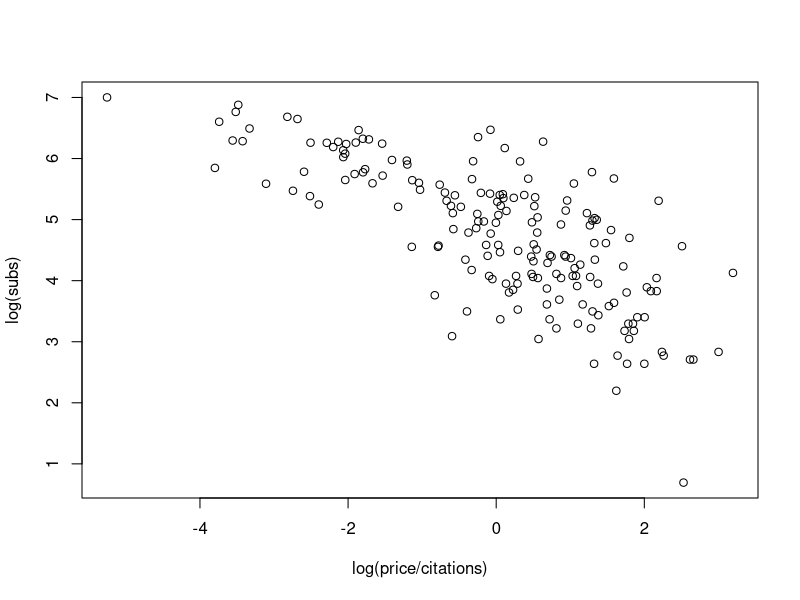
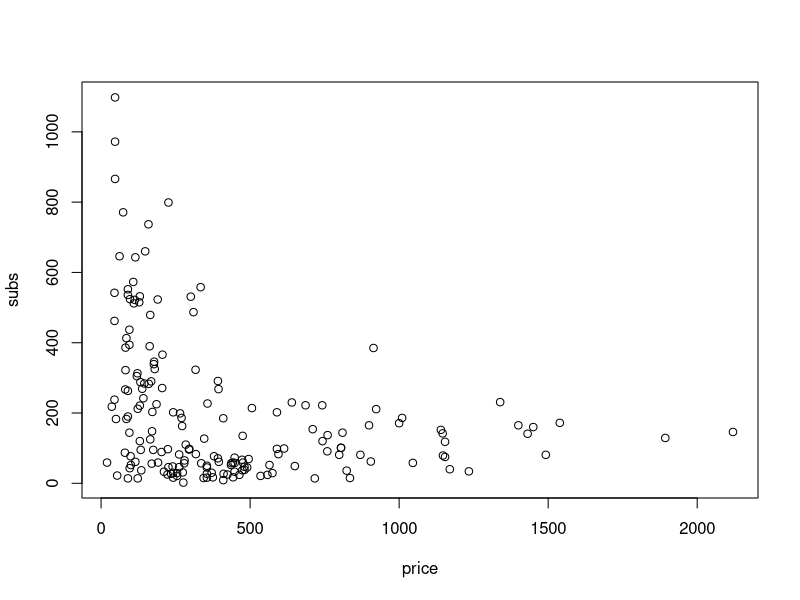
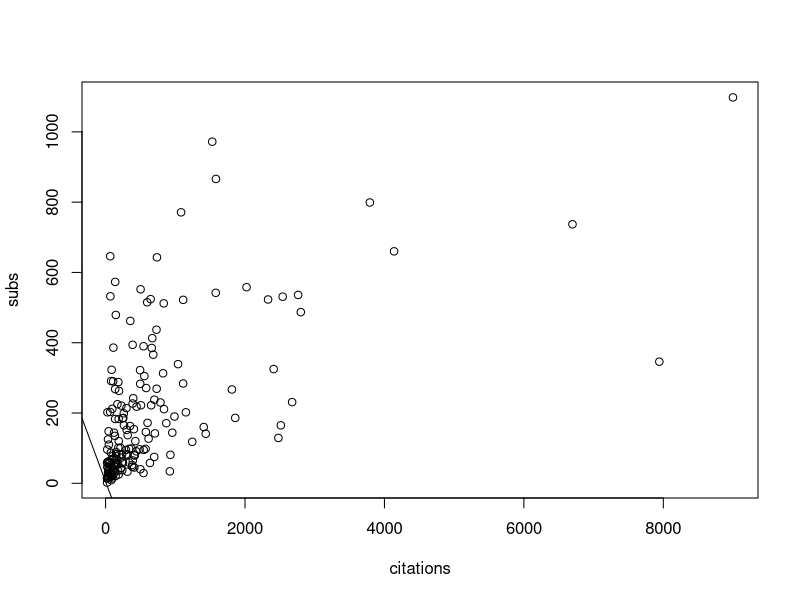
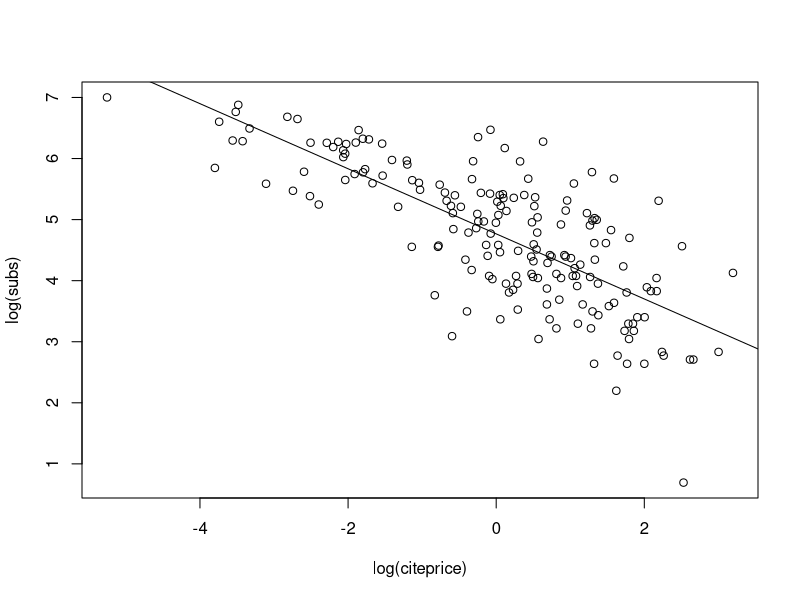

Recreate these plots in R, in order.
library(AER)
data("Journals")

str(Journals)
dim(Journals)
names(Journals)      # gia tri cot index 

# we are interested in the relation between the demand for economics journals 
# and their price 
# a suitable measure of the price for scientific journals is the 
# price per citation. 
attach(Journals)
plot(log(subs) ~ log(price / citations), data = Journals)
plot(subs ~ price / citations, data = Journals)

# linear regression model by OLS 
j_lm = lm(log(subs) ~ log(price/citations), data= Journals)
abline(j_lm)

# detailed summary of the fitted model 
summary(j_lm)

# chap3: 

journals = Journals[, c('subs', 'price')]
journals$citeprice = Journals$price/Journals$citations
head(journals)
summary(journals)

# because the variable is highly skewed, it is useful to take logarithm
# the goal is to estimate the effect of the price per citation on the number of 
# library subscriptions. 
attach(journals)
plot(log(subs) ~ log(citeprice), data = journals)
jour_lm = lm(log(subs) ~ log(citeprice), data = journals)  # return fitted-model object
abline(jour_lm)  # extracts the coefficients of the fitted model and adds the corresponding regression line to the plot 

class(jour_lm)  # check the datatype of jour_lm 
names(jour_lm)  # 12 components
coef(jour_lm)
print(jour_lm)  # simple printed display 
summary(jour_lm)  # standard regression output 
str(jour_lm)      # more detailed view 

# all components are directly accessible using $
jour_lm$rank    # the rank of the model matrix 
jour_lm$residuals

# generic functions
coef(jour_lm)
jour_lm$coefficients    # so sanh: giong het nhau 
confint(jour_lm)

# look what summary() method returns 
jour_slm = summary(jour_lm)
class(jour_slm)
names(jour_slm)
jour_slm$coefficients
str(jour_slm)   # complete overview 
